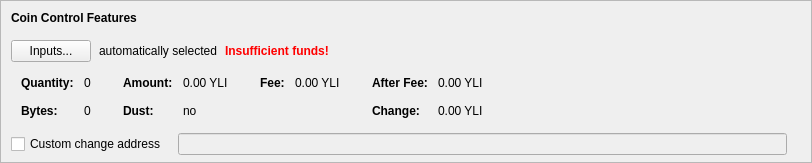
    <widget class="QFrame" name="frameCoinControl">
     <property name="sizePolicy">
      <sizepolicy hsizetype="Expanding" vsizetype="Expanding">
       <horstretch>0</horstretch>
       <verstretch>0</verstretch>
      </sizepolicy>
     </property>
     <property name="maximumSize">
      <size>
       <width>16777215</width>
       <height>16777215</height>
      </size>
     </property>
     <property name="frameShape">
      <enum>QFrame::StyledPanel</enum>
     </property>
     <property name="frameShadow">
      <enum>QFrame::Sunken</enum>
     </property>
     <layout class="QVBoxLayout" name="verticalLayoutCoinControl2">
      <property name="spacing">
       <number>0</number>
      </property>
      <property name="leftMargin">
       <number>0</number>
      </property>
      <property name="topMargin">
       <number>0</number>
      </property>
      <property name="rightMargin">
       <number>0</number>
      </property>
      <property name="bottomMargin">
       <number>6</number>
      </property>
      <item>
       <layout class="QVBoxLayout" name="verticalLayoutCoinControl" stretch="0,0,0,0,1">
        <property name="spacing">
         <number>0</number>
        </property>
        <property name="leftMargin">
         <number>10</number>
        </property>
        <property name="topMargin">
         <number>10</number>
        </property>
        <item>
         <layout class="QHBoxLayout" name="horizontalLayoutCoinControl1">
          <property name="bottomMargin">
           <number>15</number>
          </property>
          <item>
           <widget class="QLabel" name="labelCoinControlFeatures">
            <property name="sizePolicy">
             <sizepolicy hsizetype="Preferred" vsizetype="Maximum">
              <horstretch>0</horstretch>
              <verstretch>0</verstretch>
             </sizepolicy>
            </property>
            <property name="font">
             <font>
              <weight>75</weight>
              <bold>true</bold>
             </font>
            </property>
            <property name="styleSheet">
             <string notr="true">font-weight:bold;</string>
            </property>
            <property name="text">
             <string>Coin Control Features</string>
            </property>
           </widget>
          </item>
         </layout>
        </item>
        <item>
         <layout class="QHBoxLayout" name="horizontalLayoutCoinControl2" stretch="0,0,0,0">
          <property name="spacing">
           <number>8</number>
          </property>
          <property name="bottomMargin">
           <number>10</number>
          </property>
          <item>
           <widget class="QPushButton" name="pushButtonCoinControl">
            <property name="styleSheet">
             <string notr="true"/>
            </property>
            <property name="text">
             <string>Inputs...</string>
            </property>
            <property name="autoDefault">
             <bool>false</bool>
            </property>
           </widget>
          </item>
          <item>
           <widget class="QLabel" name="labelCoinControlAutomaticallySelected">
            <property name="text">
             <string>automatically selected</string>
            </property>
            <property name="margin">
             <number>5</number>
            </property>
           </widget>
          </item>
          <item>
           <widget class="QLabel" name="labelCoinControlInsuffFunds">
            <property name="font">
             <font>
              <weight>75</weight>
              <bold>true</bold>
             </font>
            </property>
            <property name="styleSheet">
             <string notr="true">color:red;font-weight:bold;</string>
            </property>
            <property name="text">
             <string>Insufficient funds!</string>
            </property>
            <property name="margin">
             <number>5</number>
            </property>
           </widget>
          </item>
          <item>
           <spacer name="horizontalSpacerCoinControl">
            <property name="orientation">
             <enum>Qt::Horizontal</enum>
            </property>
            <property name="sizeHint" stdset="0">
             <size>
              <width>40</width>
              <height>1</height>
             </size>
            </property>
           </spacer>
          </item>
         </layout>
        </item>
        <item>
         <widget class="QWidget" name="widgetCoinControl" native="true">
          <property name="sizePolicy">
           <sizepolicy hsizetype="Preferred" vsizetype="Preferred">
            <horstretch>0</horstretch>
            <verstretch>0</verstretch>
           </sizepolicy>
          </property>
          <property name="minimumSize">
           <size>
            <width>0</width>
            <height>0</height>
           </size>
          </property>
          <property name="styleSheet">
           <string notr="true"/>
          </property>
          <layout class="QHBoxLayout" name="horizontalLayoutCoinControl5">
           <property name="leftMargin">
            <number>0</number>
           </property>
           <property name="topMargin">
            <number>0</number>
           </property>
           <property name="rightMargin">
            <number>0</number>
           </property>
           <property name="bottomMargin">
            <number>0</number>
           </property>
           <item>
            <layout class="QHBoxLayout" name="horizontalLayoutCoinControl3" stretch="0,0,0,1">
             <property name="spacing">
              <number>20</number>
             </property>
             <property name="topMargin">
              <number>0</number>
             </property>
             <property name="bottomMargin">
              <number>10</number>
             </property>
             <item>
              <layout class="QFormLayout" name="formLayoutCoinControl1">
               <property name="horizontalSpacing">
                <number>10</number>
               </property>
               <property name="verticalSpacing">
                <number>14</number>
               </property>
               <property name="leftMargin">
                <number>10</number>
               </property>
               <property name="topMargin">
                <number>4</number>
               </property>
               <property name="rightMargin">
                <number>6</number>
               </property>
               <item row="0" column="0">
                <widget class="QLabel" name="labelCoinControlQuantityText">
                 <property name="font">
                  <font>
                   <weight>75</weight>
                   <bold>true</bold>
                  </font>
                 </property>
                 <property name="text">
                  <string>Quantity:</string>
                 </property>
                 <property name="margin">
                  <number>0</number>
                 </property>
                </widget>
               </item>
               <item row="0" column="1">
                <widget class="QLabel" name="labelCoinControlQuantity">
                 <property name="cursor">
                  <cursorShape>IBeamCursor</cursorShape>
                 </property>
                 <property name="contextMenuPolicy">
                  <enum>Qt::ActionsContextMenu</enum>
                 </property>
                 <property name="text">
                  <string notr="true">0</string>
                 </property>
                 <property name="margin">
                  <number>0</number>
                 </property>
                 <property name="textInteractionFlags">
                  <set>Qt::LinksAccessibleByMouse|Qt::TextSelectableByKeyboard|Qt::TextSelectableByMouse</set>
                 </property>
                </widget>
               </item>
               <item row="1" column="0">
                <widget class="QLabel" name="labelCoinControlBytesText">
                 <property name="font">
                  <font>
                   <weight>75</weight>
                   <bold>true</bold>
                  </font>
                 </property>
                 <property name="text">
                  <string>Bytes:</string>
                 </property>
                </widget>
               </item>
               <item row="1" column="1">
                <widget class="QLabel" name="labelCoinControlBytes">
                 <property name="cursor">
                  <cursorShape>IBeamCursor</cursorShape>
                 </property>
                 <property name="contextMenuPolicy">
                  <enum>Qt::ActionsContextMenu</enum>
                 </property>
                 <property name="text">
                  <string notr="true">0</string>
                 </property>
                 <property name="textInteractionFlags">
                  <set>Qt::LinksAccessibleByMouse|Qt::TextSelectableByKeyboard|Qt::TextSelectableByMouse</set>
                 </property>
                </widget>
               </item>
              </layout>
             </item>
             <item>
              <layout class="QFormLayout" name="formLayoutCoinControl2">
               <property name="horizontalSpacing">
                <number>10</number>
               </property>
               <property name="verticalSpacing">
                <number>14</number>
               </property>
               <property name="leftMargin">
                <number>6</number>
               </property>
               <property name="topMargin">
                <number>4</number>
               </property>
               <property name="rightMargin">
                <number>6</number>
               </property>
               <item row="0" column="0">
                <widget class="QLabel" name="labelCoinControlAmountText">
                 <property name="font">
                  <font>
                   <weight>75</weight>
                   <bold>true</bold>
                  </font>
                 </property>
                 <property name="text">
                  <string>Amount:</string>
                 </property>
                 <property name="margin">
                  <number>0</number>
                 </property>
                </widget>
               </item>
               <item row="0" column="1">
                <widget class="QLabel" name="labelCoinControlAmount">
                 <property name="cursor">
                  <cursorShape>IBeamCursor</cursorShape>
                 </property>
                 <property name="contextMenuPolicy">
                  <enum>Qt::ActionsContextMenu</enum>
                 </property>
                 <property name="text">
                  <string notr="true">0.00 YLI</string>
                 </property>
                 <property name="textInteractionFlags">
                  <set>Qt::LinksAccessibleByMouse|Qt::TextSelectableByKeyboard|Qt::TextSelectableByMouse</set>
                 </property>
                </widget>
               </item>
               <item row="1" column="0">
                <widget class="QLabel" name="labelCoinControlLowOutputText">
                 <property name="font">
                  <font>
                   <weight>75</weight>
                   <bold>true</bold>
                  </font>
                 </property>
                 <property name="text">
                  <string>Dust:</string>
                 </property>
                </widget>
               </item>
               <item row="1" column="1">
                <widget class="QLabel" name="labelCoinControlLowOutput">
                 <property name="cursor">
                  <cursorShape>IBeamCursor</cursorShape>
                 </property>
                 <property name="contextMenuPolicy">
                  <enum>Qt::ActionsContextMenu</enum>
                 </property>
                 <property name="text">
                  <string notr="true">no</string>
                 </property>
                 <property name="textInteractionFlags">
                  <set>Qt::LinksAccessibleByMouse|Qt::TextSelectableByKeyboard|Qt::TextSelectableByMouse</set>
                 </property>
                </widget>
               </item>
              </layout>
             </item>
             <item>
              <layout class="QFormLayout" name="formLayoutCoinControl3">
               <property name="horizontalSpacing">
                <number>10</number>
               </property>
               <property name="verticalSpacing">
                <number>14</number>
               </property>
               <property name="leftMargin">
                <number>6</number>
               </property>
               <property name="topMargin">
                <number>4</number>
               </property>
               <property name="rightMargin">
                <number>6</number>
               </property>
               <item row="0" column="0">
                <widget class="QLabel" name="labelCoinControlFeeText">
                 <property name="font">
                  <font>
                   <weight>75</weight>
                   <bold>true</bold>
                  </font>
                 </property>
                 <property name="text">
                  <string>Fee:</string>
                 </property>
                 <property name="margin">
                  <number>0</number>
                 </property>
                </widget>
               </item>
               <item row="0" column="1">
                <widget class="QLabel" name="labelCoinControlFee">
                 <property name="cursor">
                  <cursorShape>IBeamCursor</cursorShape>
                 </property>
                 <property name="contextMenuPolicy">
                  <enum>Qt::ActionsContextMenu</enum>
                 </property>
                 <property name="text">
                  <string notr="true">0.00 YLI</string>
                 </property>
                 <property name="textInteractionFlags">
                  <set>Qt::LinksAccessibleByMouse|Qt::TextSelectableByKeyboard|Qt::TextSelectableByMouse</set>
                 </property>
                </widget>
               </item>
              </layout>
             </item>
             <item>
              <layout class="QFormLayout" name="formLayoutCoinControl4">
               <property name="horizontalSpacing">
                <number>10</number>
               </property>
               <property name="verticalSpacing">
                <number>14</number>
               </property>
               <property name="leftMargin">
                <number>6</number>
               </property>
               <property name="topMargin">
                <number>4</number>
               </property>
               <property name="rightMargin">
                <number>6</number>
               </property>
               <item row="0" column="0">
                <widget class="QLabel" name="labelCoinControlAfterFeeText">
                 <property name="font">
                  <font>
                   <weight>75</weight>
                   <bold>true</bold>
                  </font>
                 </property>
                 <property name="text">
                  <string>After Fee:</string>
                 </property>
                 <property name="margin">
                  <number>0</number>
                 </property>
                </widget>
               </item>
               <item row="0" column="1">
                <widget class="QLabel" name="labelCoinControlAfterFee">
                 <property name="cursor">
                  <cursorShape>IBeamCursor</cursorShape>
                 </property>
                 <property name="contextMenuPolicy">
                  <enum>Qt::ActionsContextMenu</enum>
                 </property>
                 <property name="text">
                  <string notr="true">0.00 YLI</string>
                 </property>
                 <property name="textInteractionFlags">
                  <set>Qt::LinksAccessibleByMouse|Qt::TextSelectableByKeyboard|Qt::TextSelectableByMouse</set>
                 </property>
                </widget>
               </item>
               <item row="1" column="0">
                <widget class="QLabel" name="labelCoinControlChangeText">
                 <property name="font">
                  <font>
                   <weight>75</weight>
                   <bold>true</bold>
                  </font>
                 </property>
                 <property name="text">
                  <string>Change:</string>
                 </property>
                </widget>
               </item>
               <item row="1" column="1">
                <widget class="QLabel" name="labelCoinControlChange">
                 <property name="cursor">
                  <cursorShape>IBeamCursor</cursorShape>
                 </property>
                 <property name="contextMenuPolicy">
                  <enum>Qt::ActionsContextMenu</enum>
                 </property>
                 <property name="text">
                  <string notr="true">0.00 YLI</string>
                 </property>
                 <property name="textInteractionFlags">
                  <set>Qt::LinksAccessibleByMouse|Qt::TextSelectableByKeyboard|Qt::TextSelectableByMouse</set>
                 </property>
                </widget>
               </item>
              </layout>
             </item>
            </layout>
           </item>
          </layout>
         </widget>
        </item>
        <item>
         <layout class="QHBoxLayout" name="horizontalLayoutCoinControl4" stretch="0,0,0">
          <property name="spacing">
           <number>12</number>
          </property>
          <property name="sizeConstraint">
           <enum>QLayout::SetDefaultConstraint</enum>
          </property>
          <property name="topMargin">
           <number>5</number>
          </property>
          <property name="rightMargin">
           <number>5</number>
          </property>
          <item>
           <widget class="QCheckBox" name="checkBoxCoinControlChange">
            <property name="toolTip">
             <string>If this is activated, but the change address is empty or invalid, change will be sent to a newly generated address.</string>
            </property>
            <property name="text">
             <string>Custom change address</string>
            </property>
           </widget>
          </item>
          <item>
           <widget class="QValidatedLineEdit" name="lineEditCoinControlChange">
            <property name="enabled">
             <bool>false</bool>
            </property>
            <property name="sizePolicy">
             <sizepolicy hsizetype="Expanding" vsizetype="Fixed">
              <horstretch>0</horstretch>
              <verstretch>0</verstretch>
             </sizepolicy>
            </property>
           </widget>
          </item>
          <item>
           <widget class="QLabel" name="labelCoinControlChangeLabel">
            <property name="sizePolicy">
             <sizepolicy hsizetype="Preferred" vsizetype="Expanding">
              <horstretch>0</horstretch>
              <verstretch>0</verstretch>
             </sizepolicy>
            </property>
            <property name="minimumSize">
             <size>
              <width>0</width>
              <height>0</height>
             </size>
            </property>
            <property name="text">
             <string/>
            </property>
            <property name="margin">
             <number>3</number>
            </property>
           </widget>
          </item>
         </layout>
        </item>
        <item>
         <spacer name="verticalSpacerCoinControl">
          <property name="orientation">
           <enum>Qt::Vertical</enum>
          </property>
          <property name="sizeHint" stdset="0">
           <size>
            <width>800</width>
            <height>1</height>
           </size>
          </property>
         </spacer>
        </item>
       </layout>
      </item>
     </layout>
    </widget>
